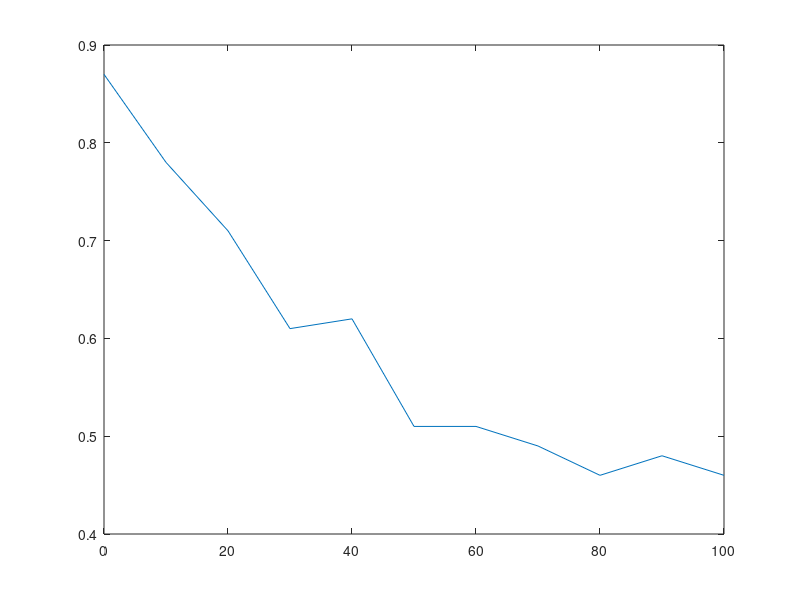
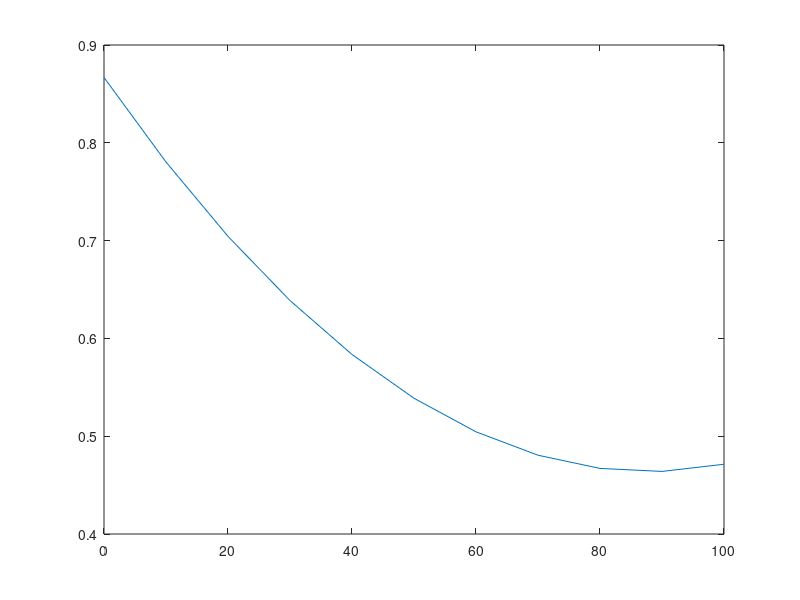

The MATLAB script that drew these images, in order:
xn = [0 10 20 30 40 50 60 70 80 90 100];
yn = [0.87 0.78 0.71 0.61 0.62 0.51 0.51 0.49 0.46 0.48 0.46];
N = 11;

figure;
plot(xn, yn);


X = [N          sum(xn)    sum(xn.^2);
     sum(xn)    sum(xn.^2) sum(xn.^3);
     sum(xn.^2) sum(xn.^3) sum(xn.^4)];
Y = [sum(yn);
     sum(yn.*xn);
     sum(yn.*xn.^2)];

A = X \ Y


c = A(1); % Terme constant
b = A(2); % Coefficient du terme linéaire
a = A(3); % Coefficient du terme quadratique
gxn = a .* (xn.^2) + b .* xn + c;

E = sum((gxn-yn).^2);

RMSE = sqrt((1/N)*E)

figure;
plot(xn, gxn);

roots([a, b, c-0.600])
